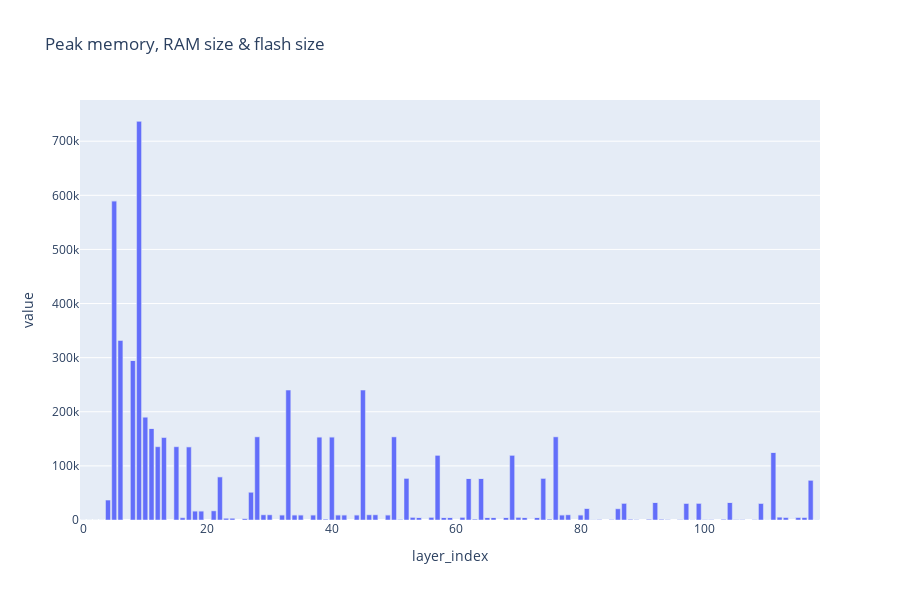

The code cell stored with this chart in its notebook:
### Code cell
dur_macc = dur_macc_fig(long_df)

### Figure 1 — Plotly figure (JSON) as saved in the notebook; plotly's stock layout.template omitted (floating-point values rounded to 4 significant figures; data arrays with more than 128 entries replaced by an {"elided": "..."} marker saying what was removed)
{"data": [{"alignmentgroup": "True", "hovertemplate": "layer_index=%{x}<br>value=%{y}<extra></extra>", "legendgroup": "", "marker": {"color": "#636efa", "pattern": {"shape": ""}}, "name": "", "offsetgroup": "", "orientation": "v", "showlegend": false, "textposition": "auto", "type": "bar", "x": {"elided": "200 int values"}, "xaxis": "x", "y": {"elided": "200 float values"}, "yaxis": "y"}], "layout": {"barmode": "group", "height": 600, "legend": {"tracegroupgap": 0}, "title": {"text": "Peak memory, RAM size & flash size"}, "xaxis": {"anchor": "y", "domain": [0, 1], "title": {"text": "layer_index"}}, "yaxis": {"anchor": "x", "domain": [0, 1], "title": {"text": "value"}}}}
